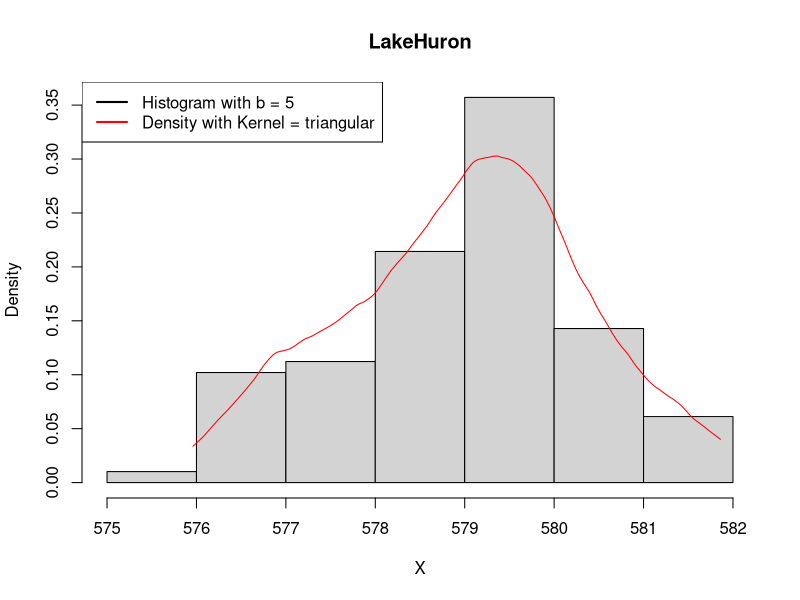

This chart was generated by the following R code:
library("pracma")
X <- LakeHuron

diff = matrix(nrow=9, ncol=6)

breaks = seq(from=5, to=45, by=5)
kernels = eval(formals(density.default)$kernel)
for (i in 1:9) {
  H = hist(X, breaks=breaks[i], plot=FALSE)
  p_h <- function(x){
    H$density[max(which(H$breaks<x))]
  }
  for (j in 2:length(kernels)) {
    Dk <- density(X, kernel=kernels[j], from=min(X), to=max(X))
    diff[i, j-1] <- mean((sapply(unlist(Dk[1]), p_h)-unlist(Dk[2]))^2)
  }
}

break_min <- which(diff==min(diff), arr.ind=T)[1]
kernel_min <- which(diff==min(diff), arr.ind=T)[2]

H = hist(X,
         breaks=breaks[break_min],
         freq=FALSE, , main="LakeHuron")
Dk <- density(X, kernel=kernels[kernel_min+1], from=min(X), to=max(X))
lines(unlist(Dk[1]), unlist(Dk[2]), type="l",col="red")
legend(x = "topleft",
       legend = c(paste("Histogram with b =", breaks[break_min]),
                  paste("Density with Kernel =", kernels[kernel_min+1])),
       col = c("black", "red"), lwd = 2)



